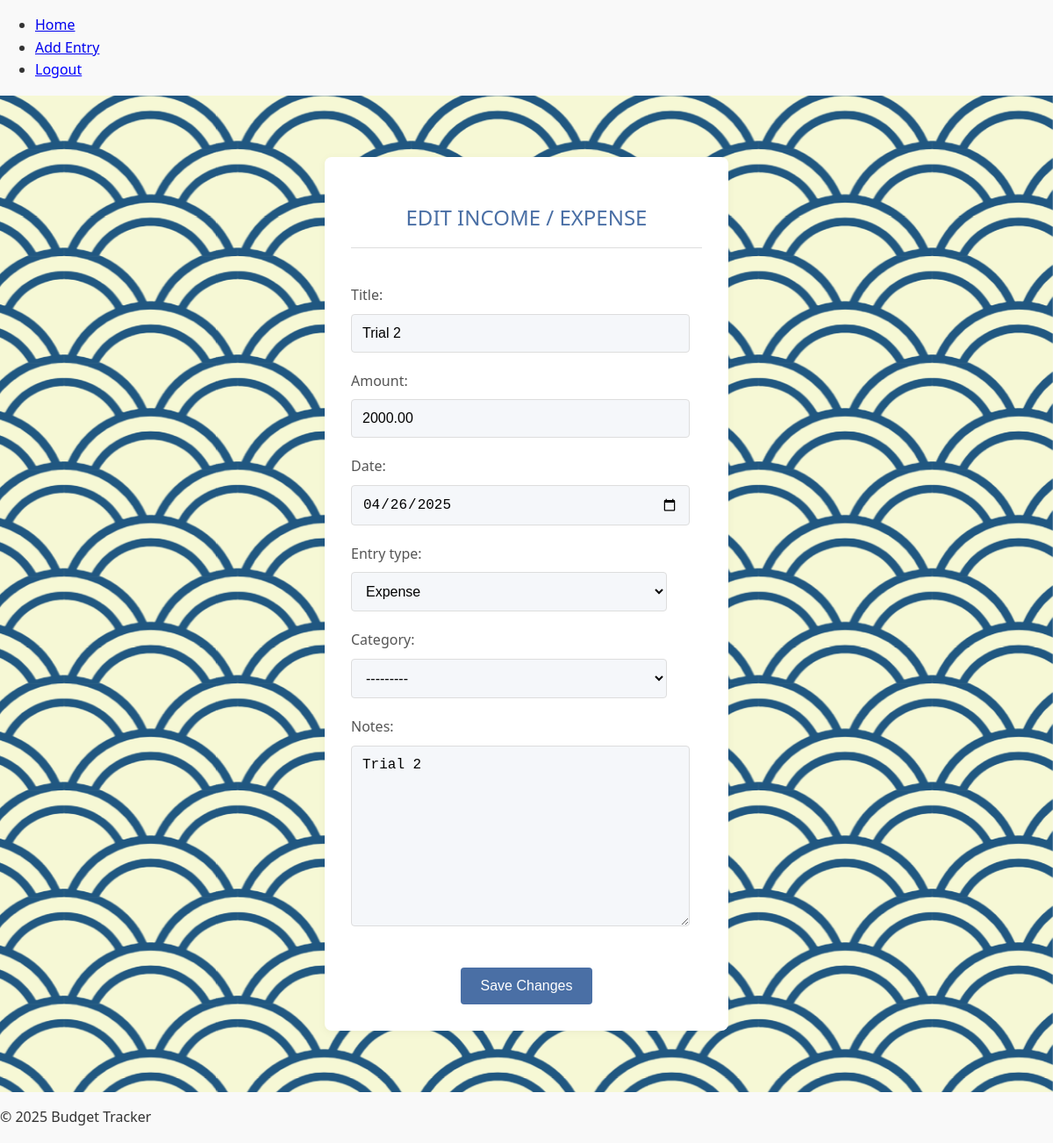
/entry/edit/2 (signed in), run on the app's committed database.
### tracker/models.py (models this page shows, shortened)
class Entry(models.Model):
    ENTRY_TYPES = (
        ('Income', 'Income'),
        ('Expense', 'Expense'),
    )
    user = models.ForeignKey(User, on_delete=models.CASCADE)
    title = models.CharField(max_length=200)
    amount = models.DecimalField(max_digits=10, decimal_places=2)
    date = models.DateField(default=timezone.now)
    entry_type = models.CharField(max_length=7, choices=ENTRY_TYPES)
    category = models.ForeignKey(Category, on_delete=models.SET_NULL, null=True, blank=True)
    notes = models.TextField(blank=True, null=True)

### tracker/views.py (the view)
# urls.py: path('entry/edit/<int:entry_id>', views.edit_entry, name="edit_entry")
@login_required
def edit_entry(request, entry_id):
    entry = get_object_or_404(Entry, id=entry_id, user=request.user)
    if request.method == "POST":
        form = EntryForm(request.POST, instance=entry)
        if form.is_valid():
            form.save()
            return redirect('dashboard')
    else:
        form = EntryForm(instance=entry)
    return render(request, 'tracker/edit_entry.html', {'form': form, 'entry': entry})

### tracker/forms.py
class EntryForm(forms.ModelForm):
    class Meta:
        model = Entry
        fields = ['title', 'amount', 'date', 'entry_type', 'category', 'notes']
        widgets = {
            'date': forms.DateInput(attrs={'type': 'date'}),
        }

### tracker/models.py (called while the page is built)
    def __str__(self):
        return self.name

### tracker/templates/tracker/edit_entry.html (shortened to what this page needs)
{% extends 'tracker/base.html' %}
{% block content %}
{% load static %}
<link rel="stylesheet" type="text/css" href="{% static 'tracker/css/add_entry.css' %}">
<div class="container_entry">
    <h2 class="form-title">EDIT INCOME / EXPENSE</h2>
    <form method="POST" class="entry-form">
        <div class="form-group">
            {{ form.as_p }}
        </div>
        <button type="submit" class="btn btn-submit">Save Changes</button>
    </form>
</div>
{% endblock %}

### tracker/static/tracker/css/add_entry.css (style rules this page uses)
:root { --primary-color: #4a6fa5; --primary-hover: #3a5a8c; --text-color: #333; --light-gray: #f5f7fa; --border-color: #ddd; --success-color: #4caf50; --shadow: 0 2px 10px rgba(0, 0, 0, 0.05); }
body { font-family: 'Segoe UI', Roboto, -apple-system, BlinkMacSystemFont, sans-serif; color: var(--text-color); line-height: 1.6; background-color: #f9f9f9; margin: 0; padding: 0; }
.container_entry { max-width: 400px; margin: 40px auto; padding: 30px; background-color: white; border-radius: 8px; box-shadow: var(--shadow); }
.form-title { font-weight: 500; color: var(--primary-color); margin-bottom: 25px; padding-bottom: 15px; border-bottom: 1px solid var(--border-color); text-align: center; }
.entry-form { display: flex; flex-direction: column; }
.form-group { margin-bottom: 20px; }
.entry-form p { margin-bottom: 20px; }
.entry-form label { display: block; margin-bottom: 8px; font-weight: 500; color: #555; }
.entry-form input[type="text"], .entry-form input[type="number"], .entry-form input[type="date"], .entry-form select, .entry-form textarea { width: 90%; padding: 12px; border: 1px solid var(--border-color); border-radius: 4px; background-color: var(--light-gray); font-size: 16px; transition: border-color 0.3s, box-shadow 0.3s; }
.btn { padding: 12px 20px; border: none; border-radius: 4px; cursor: pointer; font-size: 16px; font-weight: 500; transition: background-color 0.3s, transform 0.1s; }
.btn-submit { background-color: var(--primary-color); color: white; align-self: center; min-width: 150px; }

### data on the page
Entry: title "Trial 2", amount "2000.00", date "04/26/2025", entry_type "Expense", category "---------", notes "Trial 2"
